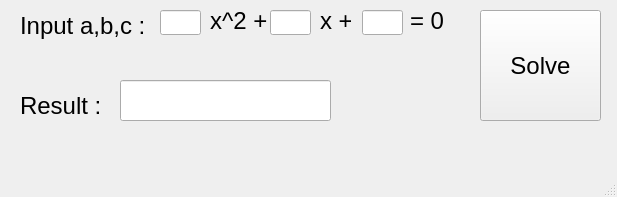
<?xml version="1.0" encoding="UTF-8"?>
<ui version="4.0">
 <class>MainWindow</class>
 <widget class="QMainWindow" name="MainWindow">
  <property name="geometry">
   <rect>
    <x>0</x>
    <y>0</y>
    <width>617</width>
    <height>197</height>
   </rect>
  </property>
  <property name="windowTitle">
   <string>quadratic equation</string>
  </property>
  <widget class="QWidget" name="centralwidget">
   <widget class="QLineEdit" name="input_a">
    <property name="geometry">
     <rect>
      <x>160</x>
      <y>10</y>
      <width>41</width>
      <height>25</height>
     </rect>
    </property>
   </widget>
   <widget class="QLabel" name="label">
    <property name="geometry">
     <rect>
      <x>210</x>
      <y>10</y>
      <width>61</width>
      <height>21</height>
     </rect>
    </property>
    <property name="font">
     <font>
      <pointsize>18</pointsize>
     </font>
    </property>
    <property name="text">
     <string>x^2 +</string>
    </property>
   </widget>
   <widget class="QLineEdit" name="input_b">
    <property name="geometry">
     <rect>
      <x>270</x>
      <y>10</y>
      <width>41</width>
      <height>25</height>
     </rect>
    </property>
   </widget>
   <widget class="QLabel" name="label_2">
    <property name="geometry">
     <rect>
      <x>320</x>
      <y>10</y>
      <width>31</width>
      <height>21</height>
     </rect>
    </property>
    <property name="font">
     <font>
      <pointsize>18</pointsize>
     </font>
    </property>
    <property name="text">
     <string>x +</string>
    </property>
   </widget>
   <widget class="QLineEdit" name="input_c">
    <property name="geometry">
     <rect>
      <x>362</x>
      <y>10</y>
      <width>41</width>
      <height>25</height>
     </rect>
    </property>
   </widget>
   <widget class="QLabel" name="label_3">
    <property name="geometry">
     <rect>
      <x>20</x>
      <y>10</y>
      <width>131</width>
      <height>31</height>
     </rect>
    </property>
    <property name="font">
     <font>
      <pointsize>18</pointsize>
     </font>
    </property>
    <property name="text">
     <string>Input a,b,c :</string>
    </property>
   </widget>
   <widget class="QLabel" name="label_4">
    <property name="geometry">
     <rect>
      <x>20</x>
      <y>90</y>
      <width>81</width>
      <height>31</height>
     </rect>
    </property>
    <property name="font">
     <font>
      <pointsize>18</pointsize>
     </font>
    </property>
    <property name="text">
     <string>Result :</string>
    </property>
   </widget>
   <widget class="QLabel" name="label_5">
    <property name="geometry">
     <rect>
      <x>410</x>
      <y>10</y>
      <width>41</width>
      <height>21</height>
     </rect>
    </property>
    <property name="font">
     <font>
      <pointsize>18</pointsize>
     </font>
    </property>
    <property name="text">
     <string>= 0</string>
    </property>
   </widget>
   <widget class="QLineEdit" name="result">
    <property name="geometry">
     <rect>
      <x>120</x>
      <y>80</y>
      <width>211</width>
      <height>41</height>
     </rect>
    </property>
   </widget>
   <widget class="QPushButton" name="pushButton">
    <property name="geometry">
     <rect>
      <x>480</x>
      <y>10</y>
      <width>121</width>
      <height>111</height>
     </rect>
    </property>
    <property name="font">
     <font>
      <pointsize>18</pointsize>
     </font>
    </property>
    <property name="text">
     <string>Solve</string>
    </property>
   </widget>
  </widget>
  <widget class="QMenuBar" name="menubar">
   <property name="geometry">
    <rect>
     <x>0</x>
     <y>0</y>
     <width>617</width>
     <height>22</height>
    </rect>
   </property>
  </widget>
  <widget class="QStatusBar" name="statusbar"/>
 </widget>
 <resources/>
 <connections/>
</ui>
